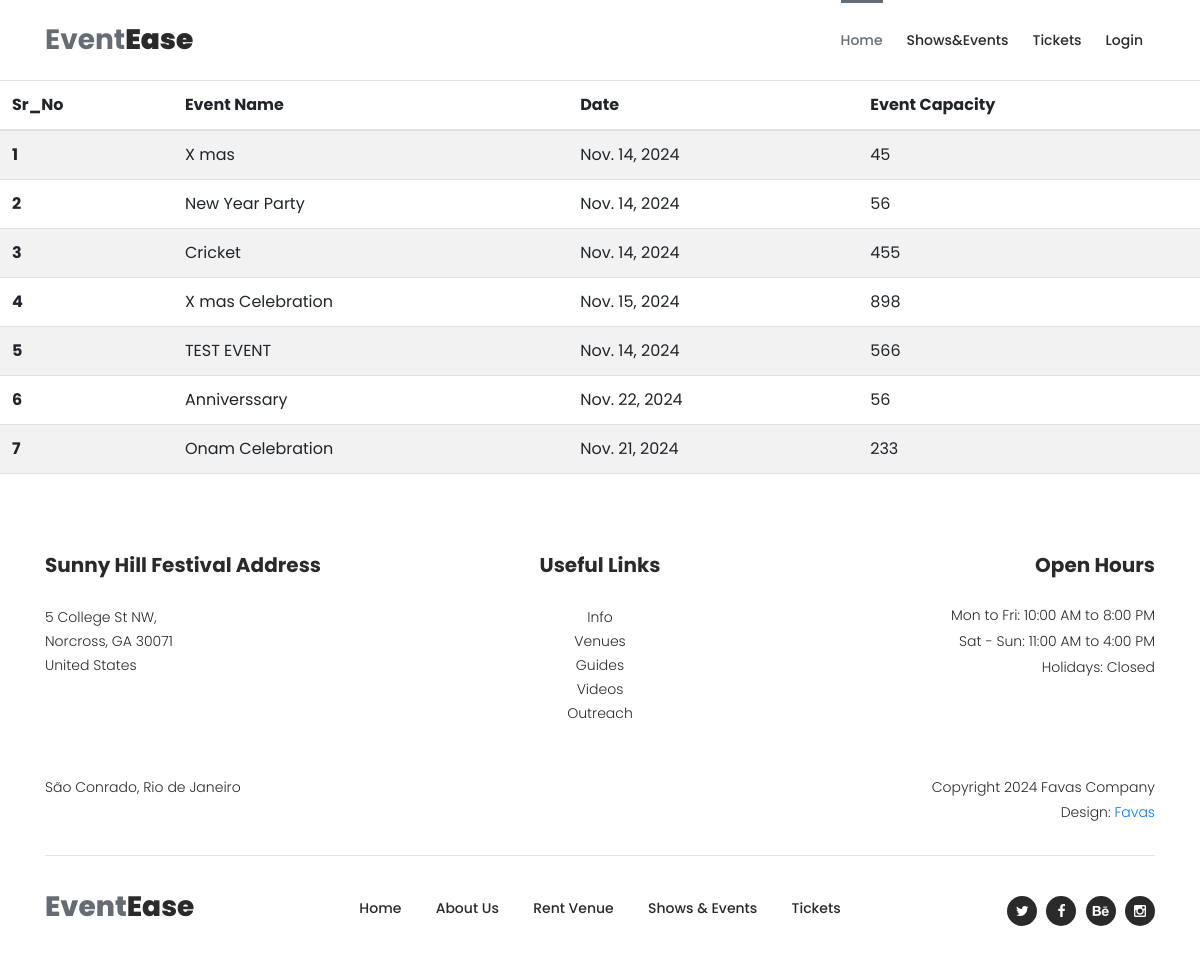
/admin_event_list/, run on the app's committed database.
### events/models.py (models this page shows, shortened)
class Event(models.Model):
    user = models.ForeignKey(Profile, on_delete=models.CASCADE,blank=True,null=True)  # Link each event to a user
    title = models.CharField(max_length=200)
    description = models.TextField()
    date = models.DateField()
    time = models.TimeField()
    location = models.CharField(max_length=255)
    ticket_price=models.DecimalField(max_digits=10,decimal_places=2,default=0.00)
    is_active = models.BooleanField(default=True)
    image = models.ImageField(upload_to='event_images/', null=True, blank=True)
    capacity = models.PositiveIntegerField(default=0)

### events/views.py (the view)
# urls.py: path('admin_event_list/', views.admin_event_list, name='admin_event_list'),
def admin_event_list(request):
    event_data=Event.objects.prefetch_related('ticket_set', 'user__user').all()
    context={
        'event_data':event_data
    }
    return render(request,'layout_admin_event_list.html',context)

### templates/Layout_admin_event_list.html
{% extends 'blank_layout.html' %}
{% block header%}
{% include 'header.html' %}
{% endblock header%}
{% block admin_event_list %}
{% include 'admin_event_list.html' %}
{% endblock admin_event_list %}
{% block footer %}
{% include 'footer.html' %}
{% endblock footer %}

### templates/admin_event_list.html (shortened to what this page needs)
{% load static %}
    <link rel="stylesheet" type="text/css" href="{% static 'css/bootstrap.min.css' %}">
    <link rel="stylesheet" type="text/css" href="{% static 'css/font-awesome.css' %}">
    <link rel="stylesheet" type="text/css" href="{% static 'css/owl-carousel.css' %}">
    <link rel="stylesheet" href="{% static 'css/tooplate-artxibition.css' %}">
<table class="table table-striped">
    <thead>
      <tr>
        <th scope="col">Sr_No</th>
        <th scope="col">Event Name</th>
        <th scope="col">Date</th>
        <th scope="col">Event Capacity</th>
      </tr>
    </thead>
    <tbody>
        {% for data in event_data %}
      <tr>
        <th scope="row">{{ forloop.counter}}</th>
        <td>{{data.title}}</td>
        <td>{{data.date}}</td>
        <td>{{data.capacity}}</td>
      </tr>
      {% endfor %}
    </tbody>
  </table>

### static/css/tooplate-artxibition.css (style rules this page uses)
html, body, div, span, applet, object, iframe, h1, h2, h3, h4, h5, h6, p, blockquote, div pre, a, abbr, acronym, address, big, cite, code, del, dfn, em, font, img, ins, kbd, q, s, samp, small, strike, strong, sub, sup, tt, var, b, u, i, center, dl, dt, dd, ol, ul, li, figure, header, nav, section, article, aside, footer, figcaption { margin: 0; padding: 0; border: 0; outline: 0; }
* { box-sizing: border-box; }
html, body { font-family: 'Poppins', sans-serif; font-weight: 400; background-color: #fff; font-size: 16px; -ms-text-size-adjust: 100%; -webkit-font-smoothing: antialiased; -moz-osx-font-smoothing: grayscale; }
html, body { background: #fff; font-family: 'Poppins', sans-serif; }

### data on the page
Event: title "X mas", date "Nov. 14, 2024", capacity "45"
Event: title "New Year Party", date "Nov. 14, 2024", capacity "56"
Event: title "Cricket", date "Nov. 14, 2024", capacity "455"
Event: title "X mas Celebration", date "Nov. 15, 2024", capacity "898"
Event: title "TEST EVENT", date "Nov. 14, 2024", capacity "566"
Event: title "Anniverssary", date "Nov. 22, 2024", capacity "56"
Event: title "Onam Celebration", date "Nov. 21, 2024", capacity "233"
